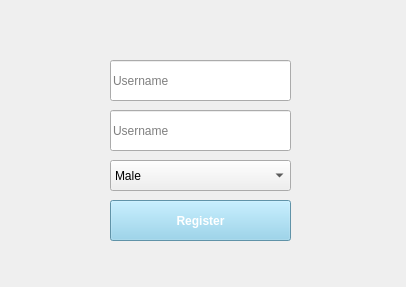
<?xml version="1.0" encoding="UTF-8"?>
<ui version="4.0">
 <class>register_2</class>
 <widget class="QWidget" name="register_2">
  <property name="geometry">
   <rect>
    <x>0</x>
    <y>0</y>
    <width>406</width>
    <height>287</height>
   </rect>
  </property>
  <property name="windowTitle">
   <string>Form</string>
  </property>
  <widget class="QPushButton" name="registerBtn">
   <property name="geometry">
    <rect>
     <x>110</x>
     <y>200</y>
     <width>181</width>
     <height>41</height>
    </rect>
   </property>
   <property name="styleSheet">
    <string notr="true">background-color:skyblue;
color:white;
font-weight: bold;</string>
   </property>
   <property name="text">
    <string>Register</string>
   </property>
  </widget>
  <widget class="QLineEdit" name="password">
   <property name="geometry">
    <rect>
     <x>110</x>
     <y>110</y>
     <width>181</width>
     <height>41</height>
    </rect>
   </property>
   <property name="text">
    <string/>
   </property>
   <property name="placeholderText">
    <string>Username</string>
   </property>
  </widget>
  <widget class="QLineEdit" name="username">
   <property name="geometry">
    <rect>
     <x>110</x>
     <y>60</y>
     <width>181</width>
     <height>41</height>
    </rect>
   </property>
   <property name="text">
    <string/>
   </property>
   <property name="placeholderText">
    <string>Username</string>
   </property>
  </widget>
  <widget class="QComboBox" name="gender">
   <property name="geometry">
    <rect>
     <x>110</x>
     <y>160</y>
     <width>181</width>
     <height>31</height>
    </rect>
   </property>
   <item>
    <property name="text">
     <string>Male</string>
    </property>
   </item>
   <item>
    <property name="text">
     <string>Female</string>
    </property>
   </item>
  </widget>
 </widget>
 <resources/>
 <connections/>
</ui>
